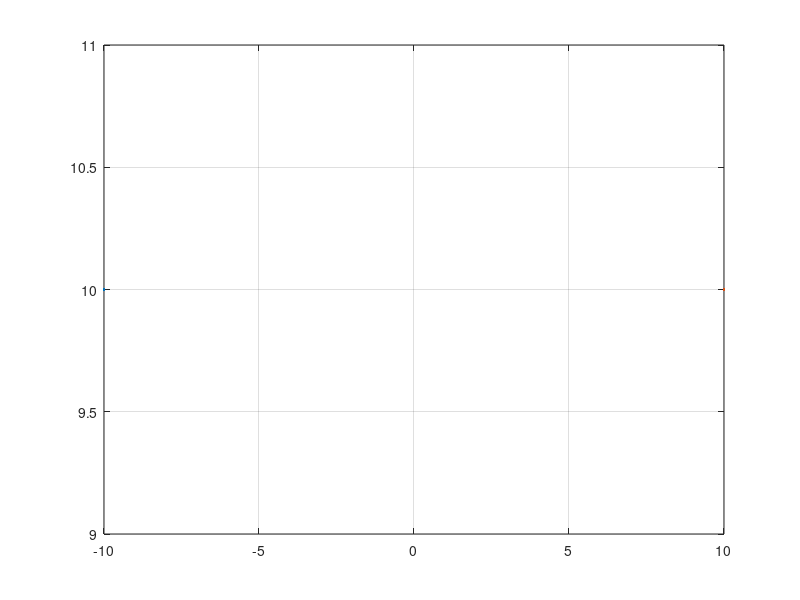

The MATLAB source for this figure: (Note: this script raises an error after producing the figure.)
%--------------------------------------------------------------------------
% Solution of Forward Kinematics of 2R and 3R Manipulator-Analytically
% (Prepared By: Dr. Girish V. Lakhekar)
%---------------------------------------------------------------------------
a1 = input('Enter the value of angle 1(in degrees) :'); 
a2 = input('Enter the value of angle 2(in degrees) :'); 
a3 = input('Enter the value of angle 3(in degrees) :'); 
L1 = 3; % Link length 1 
L2 = 3; % Link length 2
L3 = 0; % Link length 3 
%% Setting up environment 
z = [-10 10]; 
plot(z,10); 
grid on 
hold on 
O = [0;0;0;1];

% Instantanenious angles 
m = linspace(pi/2,pi/2+a1*pi/180,100); % In radians 
n = linspace(-pi/2,a2*pi/180,100); 
k = linspace(-pi/2,a3*pi/180,100); 
%% Variables to track trajectory of end point 
i=1; 
Cx = zeros(1,1); 
Cy = zeros(1,1);
%% Animation 
for a=1:100 
    [A1,B1,C1] = Transform(m(a),n(a),k(a),L1,L2,L3); % Calling Transform function which is based on DH parameters 
    x = [O(1) A1(1) B1(1)]; % O(1),A1(1),B1(1): X-coordintea of start of link one,two and three 
    y = [O(2) A1(2) B1(2)]; % O(2),A1(2),B1(2): Y-coordintea of start of link one,two and three 
    Cx(i) = B1(1); % Stores x co-ordinates of end point i.e. point C for RRR and B for RR manipulator 
    Cy(i) = B1(2); % Stores y co-ordinates of end point i.e. point C for RRR and B for RR manipulator 
    i = i+1;
    Plot = plot(x,y,'r','Linewidth',1); 
    title('Forward kinematics'); 
    plot(Cx,Cy,'--g','LineWidth',1.5); 
    pause(0.075); % Define speed of Animation 
    delete(Plot); 
    xlabel('X (m)') 
    ylabel('Y (m)') 
end
%% Final Position 
plot(x,y,'r','Linewidth',3); 
xlabel('X (m)') 
ylabel('Y (m)') 
title('RR manipulator following a trajectory (Forward Kinematics)') 
% For 2R manipulator input the third angle as zero